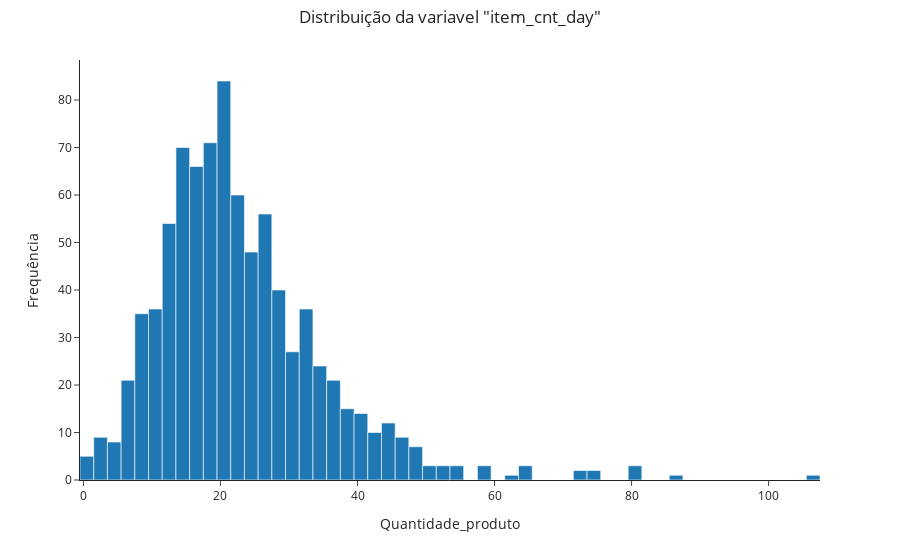

The notebook cell saved with this chart:
### Code cell
fig = px.histogram(df_shop31_Item_20949, x='item_cnt_day', template= 'simple_white')
fig.update_layout(title={'text': 'Distribuição da variavel "item_cnt_day"', 'y': 0.98, 'x': 0.5})
fig.update_xaxes(title = 'Quantidade_produto')
fig.update_yaxes(title= 'Frequência')
fig.show()

### Figure 1 — Plotly figure (JSON) as saved in the notebook; plotly's stock layout.template omitted (floating-point values rounded to 4 significant figures; data arrays with more than 128 entries replaced by an {"elided": "..."} marker saying what was removed)
{"data": [{"alignmentgroup": "True", "bingroup": "x", "hovertemplate": "item_cnt_day=%{x}<br>count=%{y}<extra></extra>", "legendgroup": "", "marker": {"color": "#1F77B4", "pattern": {"shape": ""}}, "name": "", "offsetgroup": "", "orientation": "v", "showlegend": false, "type": "histogram", "x": {"elided": "863 int values"}, "xaxis": "x", "yaxis": "y"}], "layout": {"barmode": "relative", "legend": {"tracegroupgap": 0}, "margin": {"t": 60}, "title": {"text": "Distribuição da variavel \"item_cnt_day\"", "x": 0.5, "y": 0.98}, "xaxis": {"anchor": "y", "domain": [0, 1], "title": {"text": "Quantidade_produto"}}, "yaxis": {"anchor": "x", "domain": [0, 1], "title": {"text": "Frequência"}}}}
